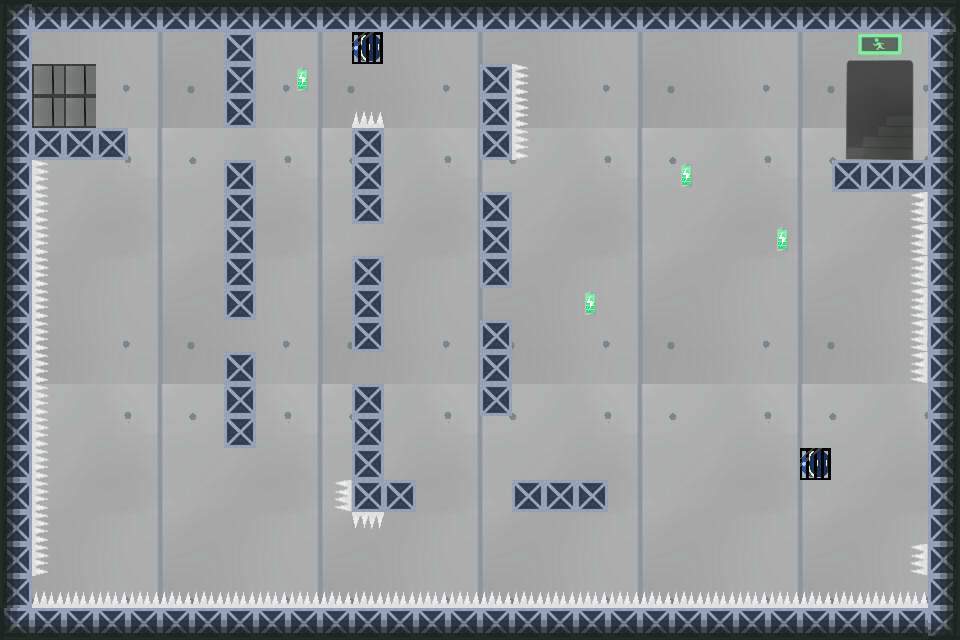

A level layout from a 2D game, rendered from its tile map. Below: a short description, then the map file with tile-grid data replaced by summaries:
An orthogonal 30x20 tile map with 32x32 px tiles, 5 tile layers (Background, Platform, Snare, Cage, ...).

<map version="1.0" tiledversion="1.1.4" orientation="orthogonal" renderorder="right-down" width="30" height="20" tilewidth="32" tileheight="32" infinite="0" nextobjectid="1">
 <tileset firstgid="1" source="地图素材.tsx" />
 <layer name="Background" width="30" height="20">
  <data>[600 cells, 600 non-empty, 40 distinct tile ids]</data>
 </layer>
 <layer name="Platform" width="30" height="20">
  <data>[600 cells, 136 non-empty, 3 distinct tile ids]</data>
 </layer>
 <layer name="Snare" width="30" height="20">
  <data>[600 cells, 72 non-empty, 18 distinct tile ids]</data>
 </layer>
 <layer name="Cage" width="30" height="20">
  <data>[600 cells, 2 non-empty, 1 distinct tile ids]</data>
 </layer>
 <layer name="Target" width="30" height="20">
  <data>[600 cells, 4 non-empty, 1 distinct tile ids]</data>
 </layer>
</map>
